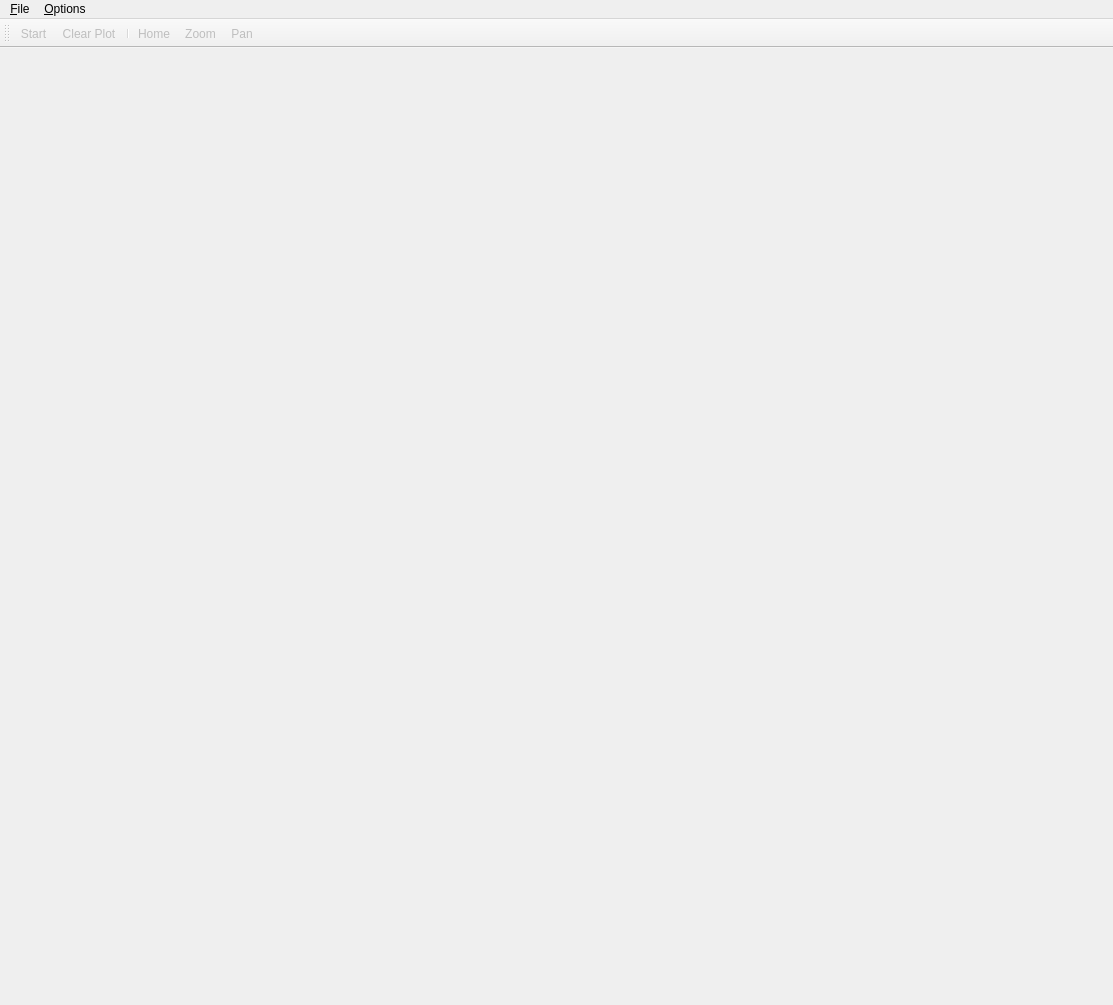
<?xml version="1.0" encoding="UTF-8"?>
<ui version="4.0">
 <author>josef ling</author>
 <class>MainWindow</class>
 <widget class="QMainWindow" name="MainWindow">
  <property name="geometry">
   <rect>
    <x>0</x>
    <y>0</y>
    <width>1113</width>
    <height>1005</height>
   </rect>
  </property>
  <property name="windowTitle">
   <string>Drop Data Collection</string>
  </property>
  <property name="windowIcon">
   <iconset resource="application.qrc">
    <normaloff>:/images/downarrow.png</normaloff>:/images/downarrow.png</iconset>
  </property>
  <widget class="QWidget" name="centralWidget">
   <layout class="QGridLayout" name="gridLayout">
    <property name="topMargin">
     <number>0</number>
    </property>
    <item row="0" column="0">
     <layout class="QVBoxLayout" name="verticalLayout">
      <property name="spacing">
       <number>5</number>
      </property>
      <property name="leftMargin">
       <number>6</number>
      </property>
      <property name="topMargin">
       <number>6</number>
      </property>
      <property name="rightMargin">
       <number>6</number>
      </property>
      <property name="bottomMargin">
       <number>5</number>
      </property>
      <item>
       <widget class="QwtPlot" name="qwtPlot_1">
        <property name="frameShadow">
         <enum>QFrame::Plain</enum>
        </property>
        <property name="canvasBackground" stdset="0">
         <brush brushstyle="SolidPattern">
          <color alpha="255">
           <red>46</red>
           <green>47</green>
           <blue>48</blue>
          </color>
         </brush>
        </property>
        <property name="autoReplot" stdset="0">
         <bool>false</bool>
        </property>
       </widget>
      </item>
      <item>
       <widget class="QwtPlot" name="qwtPlot_2"/>
      </item>
     </layout>
    </item>
   </layout>
  </widget>
  <widget class="QMenuBar" name="menuBar">
   <property name="geometry">
    <rect>
     <x>0</x>
     <y>0</y>
     <width>1113</width>
     <height>21</height>
    </rect>
   </property>
   <widget class="QMenu" name="menuFile">
    <property name="title">
     <string>&amp;File</string>
    </property>
    <addaction name="actionNew_Experiment"/>
    <addaction name="actionOpen"/>
    <addaction name="actionExit"/>
   </widget>
   <widget class="QMenu" name="menuOptions">
    <property name="title">
     <string>&amp;Options</string>
    </property>
    <widget class="QMenu" name="menuPlot_Settings">
     <property name="title">
      <string>Plot Settings</string>
     </property>
     <widget class="QMenu" name="menuNew_Plot">
      <property name="title">
       <string>New Plot ...</string>
      </property>
      <addaction name="actionOverlays_Existing"/>
      <addaction name="actionReplaces_Existing"/>
     </widget>
     <addaction name="menuNew_Plot"/>
    </widget>
    <addaction name="actionSensor_Settings"/>
    <addaction name="menuPlot_Settings"/>
   </widget>
   <addaction name="menuFile"/>
   <addaction name="menuOptions"/>
  </widget>
  <widget class="QToolBar" name="mainToolBar">
   <property name="enabled">
    <bool>false</bool>
   </property>
   <property name="sizePolicy">
    <sizepolicy hsizetype="Preferred" vsizetype="Fixed">
     <horstretch>0</horstretch>
     <verstretch>0</verstretch>
    </sizepolicy>
   </property>
   <property name="windowTitle">
    <string/>
   </property>
   <property name="autoFillBackground">
    <bool>false</bool>
   </property>
   <property name="movable">
    <bool>true</bool>
   </property>
   <property name="allowedAreas">
    <set>Qt::AllToolBarAreas</set>
   </property>
   <property name="iconSize">
    <size>
     <width>20</width>
     <height>20</height>
    </size>
   </property>
   <property name="toolButtonStyle">
    <enum>Qt::ToolButtonTextBesideIcon</enum>
   </property>
   <attribute name="toolBarArea">
    <enum>TopToolBarArea</enum>
   </attribute>
   <attribute name="toolBarBreak">
    <bool>false</bool>
   </attribute>
   <addaction name="actionStartCollection"/>
   <addaction name="actionClearPlot"/>
   <addaction name="separator"/>
   <addaction name="actionHome"/>
   <addaction name="actionZoom"/>
   <addaction name="actionPan"/>
  </widget>
  <action name="actionOpen">
   <property name="text">
    <string>Open</string>
   </property>
   <property name="shortcut">
    <string>Ctrl+O</string>
   </property>
  </action>
  <action name="actionExit">
   <property name="text">
    <string>Exit</string>
   </property>
   <property name="shortcut">
    <string>Ctrl+Q</string>
   </property>
  </action>
  <action name="actionStartCollection">
   <property name="enabled">
    <bool>false</bool>
   </property>
   <property name="icon">
    <iconset resource="application.qrc">
     <normaloff>:/images/collect_off.png</normaloff>
     <normalon>:/images/collect_on.png</normalon>:/images/collect_off.png</iconset>
   </property>
   <property name="text">
    <string>Start</string>
   </property>
   <property name="toolTip">
    <string>Start  Data Collection</string>
   </property>
   <property name="whatsThis">
    <string/>
   </property>
   <property name="shortcut">
    <string>Ctrl+T</string>
   </property>
  </action>
  <action name="actionClearPlot">
   <property name="text">
    <string>Clear Plot</string>
   </property>
   <property name="toolTip">
    <string>Clear all plots</string>
   </property>
  </action>
  <action name="actionSensor_Settings">
   <property name="text">
    <string>Sensor Settings</string>
   </property>
  </action>
  <action name="actionNew_Plot_Overlays">
   <property name="text">
    <string>New Plot ...</string>
   </property>
   <property name="toolTip">
    <string>New Plot ...</string>
   </property>
  </action>
  <action name="actionOverlays_Existing">
   <property name="checkable">
    <bool>true</bool>
   </property>
   <property name="text">
    <string>Overlays Existing</string>
   </property>
  </action>
  <action name="actionReplaces_Existing">
   <property name="checkable">
    <bool>true</bool>
   </property>
   <property name="checked">
    <bool>false</bool>
   </property>
   <property name="text">
    <string>Replaces Existing</string>
   </property>
  </action>
  <action name="actionHome">
   <property name="icon">
    <iconset resource="application.qrc">
     <normaloff>:/images/home.png</normaloff>:/images/home.png</iconset>
   </property>
   <property name="text">
    <string>Home</string>
   </property>
  </action>
  <action name="actionZoom">
   <property name="checkable">
    <bool>true</bool>
   </property>
   <property name="icon">
    <iconset>
     <selectedoff>:/images/zoom_off.png</selectedoff>
     <selectedon>:/images/zoom_on.png</selectedon>
    </iconset>
   </property>
   <property name="text">
    <string>Zoom</string>
   </property>
  </action>
  <action name="actionPan">
   <property name="checkable">
    <bool>true</bool>
   </property>
   <property name="icon">
    <iconset>
     <selectedoff>:/images/pan_off.png</selectedoff>
     <selectedon>:/images/pan_on.png</selectedon>
    </iconset>
   </property>
   <property name="text">
    <string>Pan</string>
   </property>
  </action>
  <action name="actionNew_Experiment">
   <property name="text">
    <string>New Experiment</string>
   </property>
   <property name="shortcut">
    <string>Ctrl+N</string>
   </property>
  </action>
 </widget>
 <layoutdefault spacing="6" margin="11"/>
 <customwidgets>
  <customwidget>
   <class>QwtPlot</class>
   <extends>QFrame</extends>
   <header>qwt_plot.h</header>
   <container>1</container>
  </customwidget>
 </customwidgets>
 <resources>
  <include location="application.qrc"/>
 </resources>
 <connections>
  <connection>
   <sender>actionExit</sender>
   <signal>triggered()</signal>
   <receiver>MainWindow</receiver>
   <slot>close()</slot>
   <hints>
    <hint type="sourcelabel">
     <x>-1</x>
     <y>-1</y>
    </hint>
    <hint type="destinationlabel">
     <x>199</x>
     <y>149</y>
    </hint>
   </hints>
  </connection>
 </connections>
</ui>
